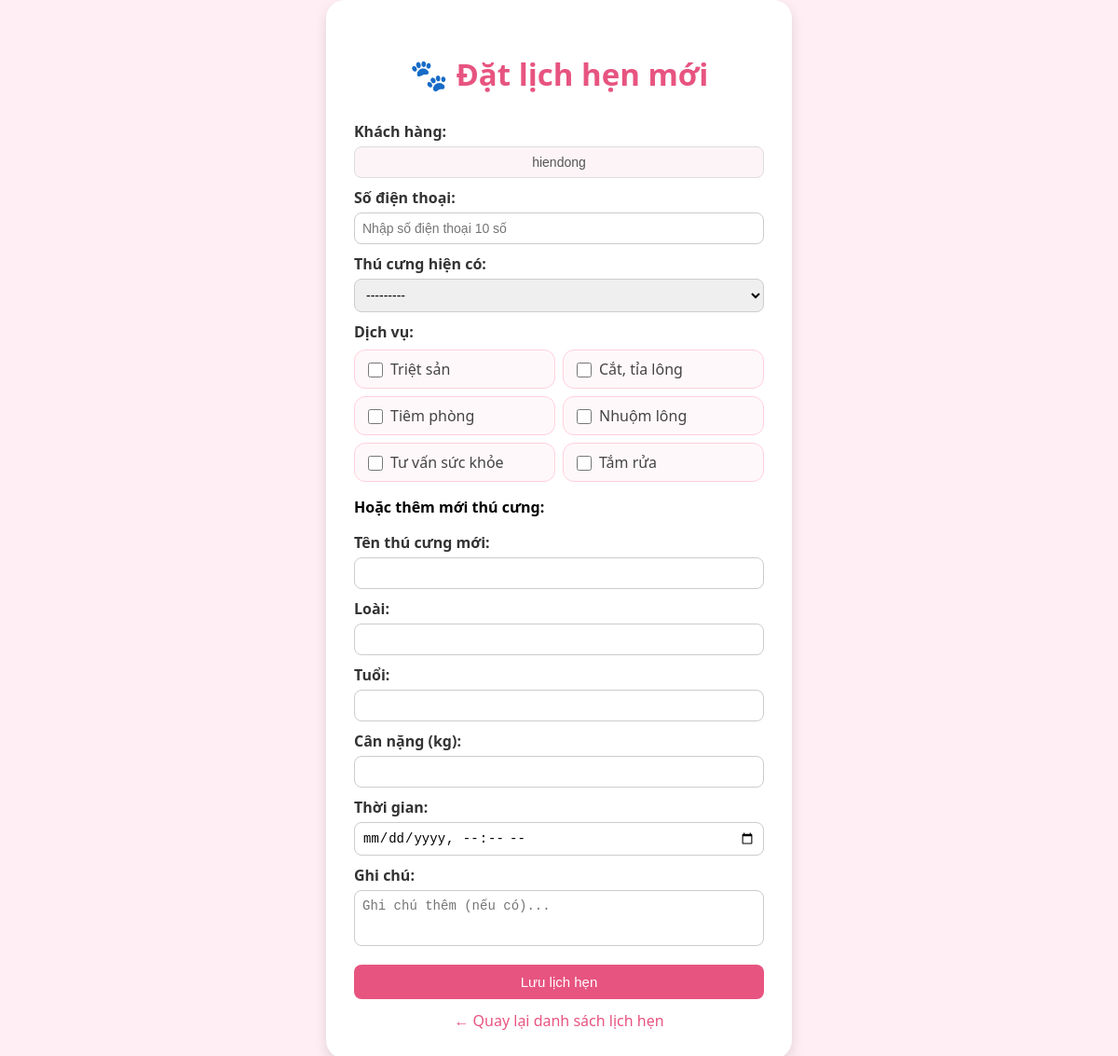
The app's page /lich-hen/tao-lich-hen/ (signed in) with its own data.
### DV/models.py (models this page shows)
class DichVu(models.Model):
    ten_dich_vu = models.CharField(max_length=100, verbose_name="Tên dịch vụ")
    mo_ta = models.TextField(verbose_name="Mô tả", blank=True)
    gia = models.DecimalField(max_digits=10, decimal_places=2, verbose_name="Giá")
    hinh_anh = models.ImageField(upload_to="dichvu/", blank=True, null=True, verbose_name="Hình ảnh")
    def __str__(self):
        return self.ten_dich_vu

### LichHen/views.py (the view)
# urls.py: path('tao-lich-hen/', views.tao_lich_hen, name='them_lich_hen'),
@login_required(login_url='/dangnhap/')
def tao_lich_hen(request):
    storage = get_messages(request)
    storage.used = True
    user = request.user
    try:
        khach_hang = KhachHang.objects.get(user=user)
    except KhachHang.DoesNotExist:
        messages.error(request, "Tài khoản này chưa có thông tin khách hàng.")
        return redirect('home')
    if request.method == 'POST':
        form = LichHenForm(request.POST, khach_hang=khach_hang)
        if form.is_valid():
            thu_cung = form.cleaned_data.get('thu_cung')
            ten_moi = form.cleaned_data.get('ten_thu_cung_moi')
            if not thu_cung and ten_moi:
                thu_cung = ThuCung.objects.create(
                    khach_hang=khach_hang,
                    ten_thucung=ten_moi,
                    loai=form.cleaned_data.get('loai'),
                    tuoi=form.cleaned_data.get('tuoi'),
                    can_nang=form.cleaned_data.get('can_nang')
                )
            if not thu_cung:
                messages.error(request, "Vui lòng chọn hoặc thêm thú cưng hợp lệ.")
                return render(request, 'lichhen/tao_lich_hen.html', {'form': form})
            lich_hen = form.save(commit=False)
            lich_hen.khach_hang = khach_hang
            lich_hen.thu_cung = thu_cung
            lich_hen.trang_thai = 'sap_toi'
            lich_hen.so_dien_thoai = form.cleaned_data.get('so_dien_thoai')
            lich_hen.save()
            dich_vu_list = form.cleaned_data.get('dich_vu', [])
            for dv in dich_vu_list:
                DV_LichHen.objects.create(lich_hen=lich_hen, dich_vu=dv)
            messages.success(request, "Thêm lịch hẹn thành công!")
            return redirect('lich_hen_sap_toi')
        else:
            messages.error(request, "Vui lòng nhập đầy đủ thông tin hợp lệ.")
    else:
        so_dien_thoai_mac_dinh = getattr(khach_hang, 'so_dien_thoai', '')
        form = LichHenForm(khach_hang=khach_hang, initial={'so_dien_thoai': so_dien_thoai_mac_dinh})
    return render(request, 'lichhen/tao_lich_hen.html', {'form': form})

### TB/context_processors.py (called while the page is built)
def thong_bao_moi(request):
    thong_baos_moi = []
    if request.user.is_authenticated:
        thong_baos_moi = ThongBao.objects.filter(
            nguoi_nhan=request.user, da_doc=False
        ).order_by('-ngay_tao')[:5]
    return {'thong_baos_moi': thong_baos_moi}

### TK/models.py (called while the page is built)
    def __str__(self):
        return f"{self.ten_thucung} ({self.loai})"

### LichHen/templates/lichhen/tao_lich_hen.html (shortened to what this page needs)
{% load static %}
<!DOCTYPE html>
<html lang="vi">
<head>
  <link rel="stylesheet" href="{% static 'lichhen/style.css' %}">
  <link rel="stylesheet" href="https://cdnjs.cloudflare.com/ajax/libs/font-awesome/6.5.0/css/all.min.css">
</head>
<body>
  <div class="form-box">
    <div class="form-title">
    {% block form_title %}
    <h2>🐾 Đặt lịch hẹn mới</h2>
    {% endblock %}
    </div>
    <form method="POST" novalidate>
      {% if user.is_authenticated %}
        <label>Khách hàng:</label>
        <input type="text" class="khachhang-input" value="{{ user.username }}" readonly>
        <label for="id_so_dien_thoai">Số điện thoại:</label>
        {{ form.so_dien_thoai }}
      {% endif %}
      <label>Thú cưng hiện có:</label>
      {{ form.thu_cung }}
      <label>Dịch vụ:</label>
      <div class="service-container">
        {% for checkbox in form.dich_vu %}
          <div class="service-item">
            {{ checkbox.tag }}
            <label for="{{ checkbox.id_for_label }}">{{ checkbox.choice_label }}</label>
          </div>
        {% endfor %}
      </div>
      <p><b>Hoặc thêm mới thú cưng:</b></p>
      <label>Tên thú cưng mới:</label>
      {{ form.ten_thu_cung_moi }}
      <label>Loài:</label>
      {{ form.loai }}
      <label>Tuổi:</label>
      {{ form.tuoi }}
      <label>Cân nặng (kg):</label>
      {{ form.can_nang }}
      <label>Thời gian:</label>
      {{ form.thoi_gian }}
      <label>Ghi chú:</label>
      {{ form.ghi_chu }}
      <button type="submit" class="submit-btn">Lưu lịch hẹn</button>
    </form>
    <a href="{% url 'lich_hen_sap_toi' %}" class="back-link">
      ← Quay lại danh sách lịch hẹn
    </a>
  </div>
</body>
</html>

### LichHen/static/lichhen/style.css (style rules this page uses)
body { margin: 0; font-family: "Segoe UI", sans-serif; background-color: #fdeff4; }

### LichHen/templates/lichhen/tao_lich_hen.html (style rules this page uses)
body { font-family: "Segoe UI", sans-serif; background-color: #ffeef4; margin: 0; padding: 0; display: flex; justify-content: center; align-items: center; min-height: 100vh; }
.form-box { width: 440px; background: #fff; padding: 30px; border-radius: 20px; box-shadow: 0 6px 14px rgba(0,0,0,0.12); animation: fadeIn 0.5s ease; }
.form-title { text-align: center; color: #e75480; font-size: 22px; margin-bottom: 15px; font-weight: bold; }
label { display: block; margin-top: 10px; font-weight: 600; color: #333; }
input, select, textarea { width: 100%; padding: 8px; margin-top: 5px; border: 1px solid #ccc; border-radius: 8px; font-size: 14px; box-sizing: border-box; }
textarea { height: 60px; resize: none; }
.khachhang-input { background-color: #fdf4f7; color: #555; font-weight: 500; border: 1px solid #ddd; border-radius: 8px; text-align: center; }
.service-container { display: grid; grid-template-columns: repeat(2, 1fr); gap: 8px; margin-top: 8px; }
.service-item { background: #fff8fa; border: 1.5px solid #ffd1dc; border-radius: 12px; padding: 8px 10px; display: flex; align-items: center; cursor: pointer; transition: 0.25s; }
.service-item input[type="checkbox"] { accent-color: #e75480; margin-right: 8px; width: 16px; height: 16px; cursor: pointer; }
.service-item label { margin: 0; font-weight: 500; color: #444; cursor: pointer; }
.submit-btn { background: #e75480; color: white; border: none; padding: 10px 15px; border-radius: 8px; cursor: pointer; width: 100%; font-size: 15px; margin-top: 15px; transition: 0.2s; }
.back-link { display: block; text-align: center; margin-top: 12px; color: #e75480; text-decoration: none; font-weight: 500; }

### records on screen
DichVu: choice_label "Triệt sản"
DichVu: choice_label "Cắt, tỉa lông"
DichVu: choice_label "Tiêm phòng"
DichVu: choice_label "Nhuộm lông"
DichVu: choice_label "Tư vấn sức khỏe"
DichVu: choice_label "Tắm rửa"
